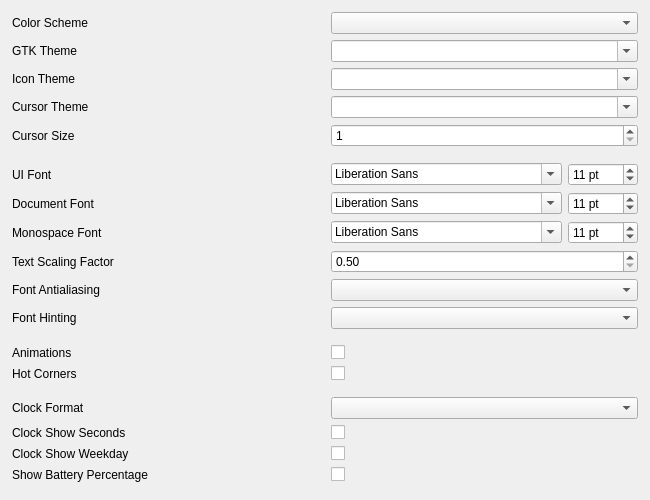
<?xml version="1.0" encoding="UTF-8"?>
<ui version="4.0">
 <class>GnomeAppearanceTab</class>
 <widget class="QWidget" name="GnomeAppearanceTab">
  <property name="geometry">
   <rect>
    <x>0</x>
    <y>0</y>
    <width>650</width>
    <height>500</height>
   </rect>
  </property>
  <layout class="QVBoxLayout" name="mainLayout">
   <property name="leftMargin"><number>0</number></property>
   <property name="topMargin"><number>6</number></property>
   <property name="rightMargin"><number>0</number></property>
   <property name="bottomMargin"><number>0</number></property>
   <item>
    <widget class="QScrollArea" name="scrollArea">
     <property name="widgetResizable"><bool>true</bool></property>
     <property name="frameShape"><enum>QFrame::NoFrame</enum></property>
     <widget class="QWidget" name="scrollContents">
      <layout class="QVBoxLayout" name="scrollLayout">
       <property name="leftMargin"><number>12</number></property>
       <property name="topMargin"><number>6</number></property>
       <property name="rightMargin"><number>12</number></property>
       <property name="bottomMargin"><number>12</number></property>
       <property name="spacing"><number>16</number></property>

       <!-- Themes Group -->
       <item>
        <widget class="QWidget" name="groupThemes" native="true">
         <layout class="QVBoxLayout" name="vboxThemes">
          <property name="spacing"><number>0</number></property>
          <property name="leftMargin"><number>0</number></property>
          <property name="topMargin"><number>0</number></property>
          <property name="rightMargin"><number>0</number></property>
          <property name="bottomMargin"><number>0</number></property>
          <item>
           <widget class="QWidget" name="headerThemes" native="true"/>
          </item>
          <item>
           <layout class="QGridLayout" name="gridThemes">
          <property name="horizontalSpacing"><number>12</number></property>
          <property name="verticalSpacing"><number>6</number></property>

          <item row="0" column="0">
           <widget class="QLabel" name="lblColorScheme">
            <property name="text"><string>Color Scheme</string></property>
           </widget>
          </item>
          <item row="0" column="1">
           <widget class="QComboBox" name="cmbColorScheme">
            <property name="minimumSize"><size><width>200</width><height>0</height></size></property>
            <property name="cursor"><cursorShape>PointingHandCursor</cursorShape></property>
            <property name="focusPolicy"><enum>Qt::NoFocus</enum></property>
           </widget>
          </item>

          <item row="1" column="0">
           <widget class="QLabel" name="lblGtkTheme">
            <property name="text"><string>GTK Theme</string></property>
           </widget>
          </item>
          <item row="1" column="1">
           <widget class="QComboBox" name="cmbGtkTheme">
            <property name="minimumSize"><size><width>200</width><height>0</height></size></property>
            <property name="editable"><bool>true</bool></property>
            <property name="cursor"><cursorShape>PointingHandCursor</cursorShape></property>
           </widget>
          </item>

          <item row="2" column="0">
           <widget class="QLabel" name="lblIconTheme">
            <property name="text"><string>Icon Theme</string></property>
           </widget>
          </item>
          <item row="2" column="1">
           <widget class="QComboBox" name="cmbIconTheme">
            <property name="minimumSize"><size><width>200</width><height>0</height></size></property>
            <property name="editable"><bool>true</bool></property>
            <property name="cursor"><cursorShape>PointingHandCursor</cursorShape></property>
           </widget>
          </item>

          <item row="3" column="0">
           <widget class="QLabel" name="lblCursorTheme">
            <property name="text"><string>Cursor Theme</string></property>
           </widget>
          </item>
          <item row="3" column="1">
           <widget class="QComboBox" name="cmbCursorTheme">
            <property name="minimumSize"><size><width>200</width><height>0</height></size></property>
            <property name="editable"><bool>true</bool></property>
            <property name="cursor"><cursorShape>PointingHandCursor</cursorShape></property>
           </widget>
          </item>

          <item row="4" column="0">
           <widget class="QLabel" name="lblCursorSize">
            <property name="text"><string>Cursor Size</string></property>
           </widget>
          </item>
          <item row="4" column="1">
           <widget class="QSpinBox" name="spinCursorSize">
            <property name="minimum"><number>1</number></property>
            <property name="maximum"><number>96</number></property>
            <property name="focusPolicy"><enum>Qt::ClickFocus</enum></property>
           </widget>
          </item>
          </layout>
          </item>
         </layout>
        </widget>
       </item>

       <!-- Fonts Group -->
       <item>
        <widget class="QWidget" name="groupFonts" native="true">
         <layout class="QVBoxLayout" name="vboxFonts">
          <property name="spacing"><number>0</number></property>
          <property name="leftMargin"><number>0</number></property>
          <property name="topMargin"><number>0</number></property>
          <property name="rightMargin"><number>0</number></property>
          <property name="bottomMargin"><number>0</number></property>
          <item>
           <widget class="QWidget" name="headerFonts" native="true"/>
          </item>
          <item>
           <layout class="QGridLayout" name="gridFonts">
          <property name="horizontalSpacing"><number>12</number></property>
          <property name="verticalSpacing"><number>6</number></property>

          <item row="0" column="0">
           <widget class="QLabel" name="lblFont">
            <property name="text"><string>UI Font</string></property>
           </widget>
          </item>
          <item row="0" column="1">
           <widget class="QWidget" name="containerFont">
            <layout class="QHBoxLayout" name="layoutFont">
             <property name="leftMargin"><number>0</number></property>
             <property name="topMargin"><number>0</number></property>
             <property name="rightMargin"><number>0</number></property>
             <property name="bottomMargin"><number>0</number></property>
             <property name="spacing"><number>6</number></property>
             <item>
              <widget class="QFontComboBox" name="fontFont">
               <property name="minimumSize"><size><width>200</width><height>0</height></size></property>
               <property name="cursor"><cursorShape>PointingHandCursor</cursorShape></property>
              </widget>
             </item>
             <item>
              <widget class="QSpinBox" name="spinFontSize">
               <property name="minimum"><number>6</number></property>
               <property name="maximum"><number>72</number></property>
               <property name="value"><number>11</number></property>
               <property name="suffix"><string> pt</string></property>
               <property name="focusPolicy"><enum>Qt::ClickFocus</enum></property>
              </widget>
             </item>
            </layout>
           </widget>
          </item>

          <item row="1" column="0">
           <widget class="QLabel" name="lblDocFont">
            <property name="text"><string>Document Font</string></property>
           </widget>
          </item>
          <item row="1" column="1">
           <widget class="QWidget" name="containerDocFont">
            <layout class="QHBoxLayout" name="layoutDocFont">
             <property name="leftMargin"><number>0</number></property>
             <property name="topMargin"><number>0</number></property>
             <property name="rightMargin"><number>0</number></property>
             <property name="bottomMargin"><number>0</number></property>
             <property name="spacing"><number>6</number></property>
             <item>
              <widget class="QFontComboBox" name="fontDocFont">
               <property name="minimumSize"><size><width>200</width><height>0</height></size></property>
               <property name="cursor"><cursorShape>PointingHandCursor</cursorShape></property>
              </widget>
             </item>
             <item>
              <widget class="QSpinBox" name="spinDocFontSize">
               <property name="minimum"><number>6</number></property>
               <property name="maximum"><number>72</number></property>
               <property name="value"><number>11</number></property>
               <property name="suffix"><string> pt</string></property>
               <property name="focusPolicy"><enum>Qt::ClickFocus</enum></property>
              </widget>
             </item>
            </layout>
           </widget>
          </item>

          <item row="2" column="0">
           <widget class="QLabel" name="lblMonoFont">
            <property name="text"><string>Monospace Font</string></property>
           </widget>
          </item>
          <item row="2" column="1">
           <widget class="QWidget" name="containerMonoFont">
            <layout class="QHBoxLayout" name="layoutMonoFont">
             <property name="leftMargin"><number>0</number></property>
             <property name="topMargin"><number>0</number></property>
             <property name="rightMargin"><number>0</number></property>
             <property name="bottomMargin"><number>0</number></property>
             <property name="spacing"><number>6</number></property>
             <item>
              <widget class="QFontComboBox" name="fontMonoFont">
               <property name="minimumSize"><size><width>200</width><height>0</height></size></property>
               <property name="cursor"><cursorShape>PointingHandCursor</cursorShape></property>
              </widget>
             </item>
             <item>
              <widget class="QSpinBox" name="spinMonoFontSize">
               <property name="minimum"><number>6</number></property>
               <property name="maximum"><number>72</number></property>
               <property name="value"><number>11</number></property>
               <property name="suffix"><string> pt</string></property>
               <property name="focusPolicy"><enum>Qt::ClickFocus</enum></property>
              </widget>
             </item>
            </layout>
           </widget>
          </item>

          <item row="3" column="0">
           <widget class="QLabel" name="lblTextScaling">
            <property name="text"><string>Text Scaling Factor</string></property>
           </widget>
          </item>
          <item row="3" column="1">
           <widget class="QDoubleSpinBox" name="spinTextScaling">
            <property name="minimum"><double>0.500000000000000</double></property>
            <property name="maximum"><double>3.000000000000000</double></property>
            <property name="singleStep"><double>0.100000000000000</double></property>
            <property name="focusPolicy"><enum>Qt::ClickFocus</enum></property>
           </widget>
          </item>

          <item row="4" column="0">
           <widget class="QLabel" name="lblAntialiasing">
            <property name="text"><string>Font Antialiasing</string></property>
           </widget>
          </item>
          <item row="4" column="1">
           <widget class="QComboBox" name="cmbAntialiasing">
            <property name="minimumSize"><size><width>200</width><height>0</height></size></property>
            <property name="cursor"><cursorShape>PointingHandCursor</cursorShape></property>
            <property name="focusPolicy"><enum>Qt::NoFocus</enum></property>
           </widget>
          </item>

          <item row="5" column="0">
           <widget class="QLabel" name="lblHinting">
            <property name="text"><string>Font Hinting</string></property>
           </widget>
          </item>
          <item row="5" column="1">
           <widget class="QComboBox" name="cmbHinting">
            <property name="minimumSize"><size><width>200</width><height>0</height></size></property>
            <property name="cursor"><cursorShape>PointingHandCursor</cursorShape></property>
            <property name="focusPolicy"><enum>Qt::NoFocus</enum></property>
           </widget>
          </item>
          </layout>
          </item>
         </layout>
        </widget>
       </item>

       <!-- Interface Group -->
       <item>
        <widget class="QWidget" name="groupInterface" native="true">
         <layout class="QVBoxLayout" name="vboxInterface">
          <property name="spacing"><number>0</number></property>
          <property name="leftMargin"><number>0</number></property>
          <property name="topMargin"><number>0</number></property>
          <property name="rightMargin"><number>0</number></property>
          <property name="bottomMargin"><number>0</number></property>
          <item>
           <widget class="QWidget" name="headerInterface" native="true"/>
          </item>
          <item>
           <layout class="QGridLayout" name="gridInterface">
          <property name="horizontalSpacing"><number>12</number></property>
          <property name="verticalSpacing"><number>6</number></property>

          <item row="0" column="0">
           <widget class="QLabel" name="lblAnimations">
            <property name="text"><string>Animations</string></property>
           </widget>
          </item>
          <item row="0" column="1">
           <widget class="QCheckBox" name="chkAnimations">
            <property name="cursor"><cursorShape>PointingHandCursor</cursorShape></property>
            <property name="focusPolicy"><enum>Qt::NoFocus</enum></property>
           </widget>
          </item>

          <item row="1" column="0">
           <widget class="QLabel" name="lblHotCorners">
            <property name="text"><string>Hot Corners</string></property>
           </widget>
          </item>
          <item row="1" column="1">
           <widget class="QCheckBox" name="chkHotCorners">
            <property name="cursor"><cursorShape>PointingHandCursor</cursorShape></property>
            <property name="focusPolicy"><enum>Qt::NoFocus</enum></property>
           </widget>
          </item>
          </layout>
          </item>
         </layout>
        </widget>
       </item>

       <!-- Clock & Status Group -->
       <item>
        <widget class="QWidget" name="groupClock" native="true">
         <layout class="QVBoxLayout" name="vboxClock">
          <property name="spacing"><number>0</number></property>
          <property name="leftMargin"><number>0</number></property>
          <property name="topMargin"><number>0</number></property>
          <property name="rightMargin"><number>0</number></property>
          <property name="bottomMargin"><number>0</number></property>
          <item>
           <widget class="QWidget" name="headerClock" native="true"/>
          </item>
          <item>
           <layout class="QGridLayout" name="gridClock">
          <property name="horizontalSpacing"><number>12</number></property>
          <property name="verticalSpacing"><number>6</number></property>

          <item row="0" column="0">
           <widget class="QLabel" name="lblClockFormat">
            <property name="text"><string>Clock Format</string></property>
           </widget>
          </item>
          <item row="0" column="1">
           <widget class="QComboBox" name="cmbClockFormat">
            <property name="minimumSize"><size><width>200</width><height>0</height></size></property>
            <property name="cursor"><cursorShape>PointingHandCursor</cursorShape></property>
            <property name="focusPolicy"><enum>Qt::NoFocus</enum></property>
           </widget>
          </item>

          <item row="1" column="0">
           <widget class="QLabel" name="lblClockSeconds">
            <property name="text"><string>Clock Show Seconds</string></property>
           </widget>
          </item>
          <item row="1" column="1">
           <widget class="QCheckBox" name="chkClockSeconds">
            <property name="cursor"><cursorShape>PointingHandCursor</cursorShape></property>
            <property name="focusPolicy"><enum>Qt::NoFocus</enum></property>
           </widget>
          </item>

          <item row="2" column="0">
           <widget class="QLabel" name="lblClockWeekday">
            <property name="text"><string>Clock Show Weekday</string></property>
           </widget>
          </item>
          <item row="2" column="1">
           <widget class="QCheckBox" name="chkClockWeekday">
            <property name="cursor"><cursorShape>PointingHandCursor</cursorShape></property>
            <property name="focusPolicy"><enum>Qt::NoFocus</enum></property>
           </widget>
          </item>

          <item row="3" column="0">
           <widget class="QLabel" name="lblBatteryPct">
            <property name="text"><string>Show Battery Percentage</string></property>
           </widget>
          </item>
          <item row="3" column="1">
           <widget class="QCheckBox" name="chkBatteryPct">
            <property name="cursor"><cursorShape>PointingHandCursor</cursorShape></property>
            <property name="focusPolicy"><enum>Qt::NoFocus</enum></property>
           </widget>
          </item>
          </layout>
          </item>
         </layout>
        </widget>
       </item>

       <item>
        <spacer name="verticalSpacer">
         <property name="orientation"><enum>Qt::Vertical</enum></property>
         <property name="sizeHint" stdset="0"><size><width>20</width><height>40</height></size></property>
        </spacer>
       </item>
      </layout>
     </widget>
    </widget>
   </item>
  </layout>
 </widget>
 <customwidgets>
  <customwidget>
   <class>QFontComboBox</class>
   <extends>QComboBox</extends>
   <header>QFontComboBox</header>
  </customwidget>
 </customwidgets>
 <resources/>
 <connections/>
</ui>
